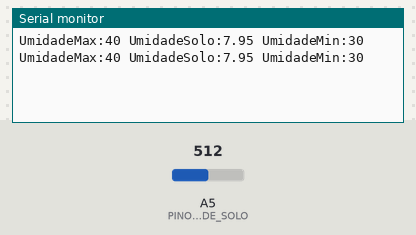
A sketch run on a simulated Arduino Uno, built with avr-gcc and run on an emulated ATmega328P. Shown: the last lines printed to the serial monitor. The inputs (shaded band) are chosen by the test bench; at power-on: A5 (PINO_SENSOR_UMIDADE_SOLO) = 512.

Above: at 1.8 s.
1.9 s: A5 (PINO_SENSOR_UMIDADE_SOLO) set to 716
At 2.8 s:
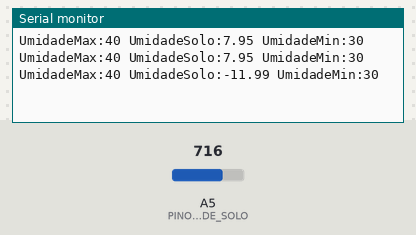
3.4 s: A5 (PINO_SENSOR_UMIDADE_SOLO) set to 900
At 4.7 s:
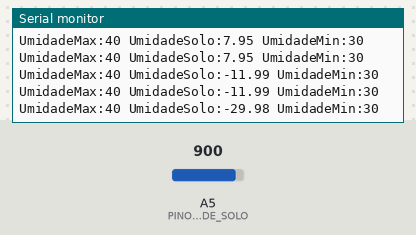
Timing chart, 0 to 6.4 s (numbered marks = the images above; inputs shaded):
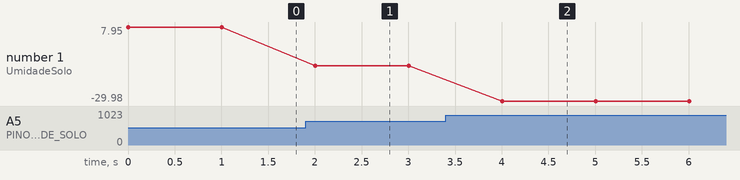

Measured:
- after the input at 1.9 s, the serial monitor: prints a new line after 0.10 s (image 1)
- after the input at 3.4 s, the serial monitor: prints a new line after 0.60 s (image 2)
- plotted number 1: 7.95 → -11.99 after the input at 1.9 s, -11.99 → -29.98 after the input at 3.4 s

The sketch:

sensor_umidade_pi_grupo02.ino
```cpp
// DECLARANDO QUAL PINO RECEBERÁ O VALOR COLETADO PELO SENSOR
const int PINO_SENSOR_UMIDADE_SOLO = A5;

void setup()
{
  // DECLARANDO A FREQUÊNCIA DE ATUALIZAÇÃO DE BITS
  Serial.begin(9600);
  // DECLARANDO O TIPO DE ATIVIDADE DO PINO (INPUT)
  pinMode(PINO_SENSOR_UMIDADE_SOLO, INPUT);
}

void loop()
{
  // DECLARANDO A VARIÁVEL QUE RECEBE O VALOR COLETADO PELO SENSOR DE UMIDADE
  int leituraSensor = analogRead(PINO_SENSOR_UMIDADE_SOLO);

  /*
  DECLARANDO A VARIÁVEL QUE CONVERTE DO VALOR RECEBIDO DO SENSOR, DE BYTE PARA MEGABYTE,
  DEPOIS MULTIPLICANDO POR 100 PARA MOSTRAR O RESULTADO EM PORCENTAGEM
  FASE DE MATURAÇÃO: UMIDADE TEM QUE SER DE 30 A 40%
  */
  float porcentagemUmidade = (100 - ((leituraSensor / 1023.0) * 100)) - 42;

  /*
  MOSTRA NO CONSOLE O VALOR DA UMIDADE REGISTRADA
  MOSTRA NO GRÁFICO O COMPORTAMENTO DOS DADOS, ESTABELECENDO LABEL
  DE UMIDADE MAXIMA E MINIMA PARA AUXÍLIO
  */
  Serial.print("UmidadeMax:");
  Serial.print(40);
  Serial.print(" ");
  Serial.print("UmidadeSolo:");
  Serial.print(porcentagemUmidade);
  Serial.print(" ");
  Serial.print("UmidadeMin:");
  Serial.println(30);

  if (porcentagemUmidade < 0) {
    porcentagemUmidade = 0;
  }

  // AGUARDA 1 SEGUNDO PARA EXECUTAR OS COMANDOS DENTRO DO LOOP NOVAMENTE
  delay(1000);
}
```
